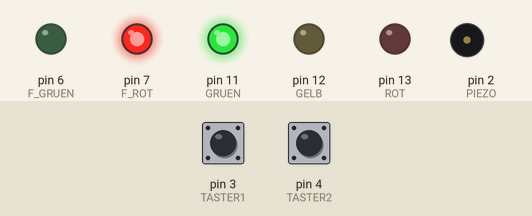
This sketch was run on a simulated Arduino Uno, built with avr-gcc and run on an emulated ATmega328P. On the bench: output pins drawn as LEDs (lit = HIGH), buzzer (waves = sounding). Inputs (shaded band) come from the test bench; at power-on: pin 3 (TASTER1) HIGH, pin 4 (TASTER2) HIGH.

Above: at 1.2 s.
1.3 s: pin 3 (TASTER1) pulled LOW for 0.15 s
At 3.1 s:
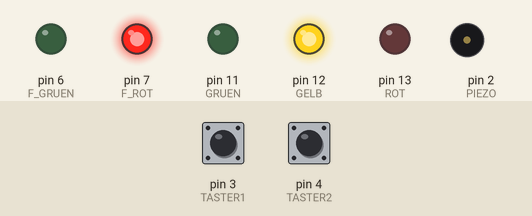
At 4.0 s:
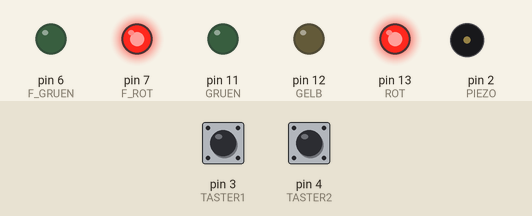
Timing chart, 0 to 12.8 s (numbered marks = the images above; inputs shaded):
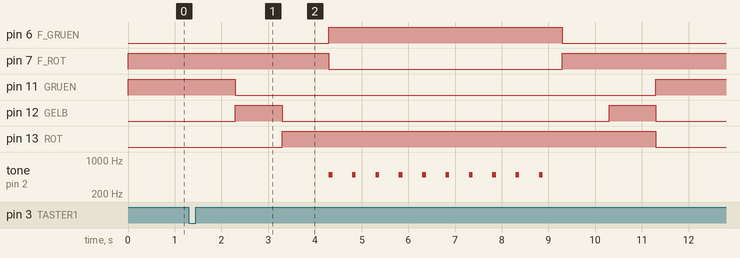

The sketch:

Kopplung.ino
```cpp
int ROT = 13;
int GELB = 12;
int GRUEN = 11;

int F_ROT = 7;
int F_GRUEN = 6;

int TASTER1 = 3;
int TASTER2 = 4;

int TasterLesen1;
int TasterLesen2;

int PIEZO = 2;

void setup()
{
  pinMode(ROT, OUTPUT);
  pinMode(GELB, OUTPUT);
  pinMode(GRUEN, OUTPUT);

  pinMode(F_ROT, OUTPUT);
  pinMode(F_GRUEN, OUTPUT);

  pinMode(TASTER1, INPUT_PULLUP);
  pinMode(TASTER2, INPUT_PULLUP);

  pinMode(PIEZO, OUTPUT);
}

void loop()
{
  digitalWrite(F_ROT, HIGH);
  digitalWrite(GRUEN, HIGH);

  TasterLesen1 = digitalRead(TASTER1);
  TasterLesen2 = digitalRead(TASTER2);
  delay(0);

  if (TasterLesen1 == LOW || TasterLesen2 == LOW)
  {
    delay(1000);

    digitalWrite(GRUEN, LOW);

    digitalWrite(GELB, HIGH);
    delay(1000);
    digitalWrite(GELB, LOW);

    digitalWrite(ROT, HIGH);

    delay(1000);

    digitalWrite(F_ROT, LOW);
    digitalWrite(F_GRUEN, HIGH);

    unsigned long previousMillis = 0;
    const long interval = 500;

    unsigned long startMillis = millis();  // Zeit merken
    while (millis() - startMillis < 5000) // 5 Sekunden lang
    {
      unsigned long currentMillis = millis();
      if (currentMillis - previousMillis >= interval)
      {
        previousMillis = currentMillis;
        tone(PIEZO, 500);
        delay(80);
        noTone(PIEZO);
      }
    }

    digitalWrite(F_GRUEN, LOW);
    digitalWrite(F_ROT, HIGH);

    delay(1000);

    digitalWrite(GELB, HIGH);
    delay(1000);
    digitalWrite(ROT, LOW);
    digitalWrite(GELB, LOW);
    digitalWrite(GRUEN, HIGH);

  }
}
```

Measured:
- after the input at 1.3 s, pin 6 (F_GRUEN): LOW → HIGH after 3.0 s, → LOW 5.0 s later; pin 7 (F_ROT): HIGH → LOW after 3.0 s, → HIGH 5.0 s later; pin 11 (GRUEN): HIGH → LOW after 1.0 s, → HIGH 9.0 s later; pin 12 (GELB): alternates HIGH for 1.0 s and LOW for 7.0 s, starting after 1.0 s; pin 13 (ROT): LOW → HIGH after 2.0 s, → LOW 8.0 s later
